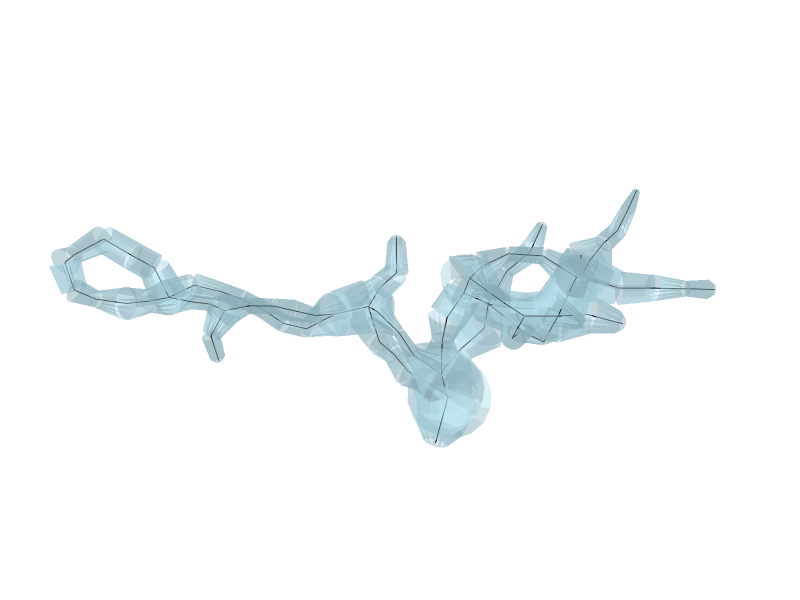

Write notebook code for a chart like this one.
### Markdown cell above
## Surface-area normalization

Scale radii so the morphology surface area matches the mesh, without overlap correction.

### Code cell
morph.scale_radii_to_match_mesh(
    mm.mesh, metric="surface_area", account_for_overlaps=False
)

swc_filepath = f"{swc_out_dir}/TS{spine_idx}_mel{mel_tag}_norm.swc"
morph.to_swc_file(swc_filepath)

swc_model = SWCModel.from_swc_file(swc_filepath)
swc_model.print_attributes(node_info=False, edge_info=False)
norm_fig: "go.Figure" = visualize_cable_3d(
    swc_model,
    slider=False,
    title="",
    width=800,
    height=600,
    show_axes=False,
    orientation="horizontal",
    camera=camera,
)
norm_filename = (
    f"{fig_out_dir}/TS{spine_idx}_mel{mel_tag}_" f"morph_norm.pdf"
)
norm_fig.write_image(
    norm_filename,
    format="pdf",
    engine="kaleido",
    width=600,
    height=450,
    scale=pdf_scale,
)
norm_fig.show()

print(swc_filepath)

### Figure 1 — Plotly figure (JSON) as saved in the notebook; plotly's stock layout.template omitted (floating-point values rounded to 4 significant figures; data arrays with more than 128 entries replaced by an {"elided": "..."} marker saying what was removed)
{"data": [{"color": "lightblue", "flatshading": true, "i": {"elided": "3232 int values"}, "j": {"elided": "3232 int values"}, "k": {"elided": "3232 int values"}, "name": "frusta", "opacity": 0.5, "type": "mesh3d", "x": {"elided": "3232 float values"}, "y": {"elided": "3232 float values"}, "z": {"elided": "3232 float values"}}, {"line": {"color": "black", "width": 2}, "mode": "lines", "name": "centroid", "type": "scatter3d", "x": {"elided": "303 float values"}, "y": {"elided": "303 float values"}, "z": {"elided": "303 float values"}}], "layout": {"height": 600, "margin": {"b": 0, "l": 0, "r": 0, "t": 40}, "scene": {"aspectmode": "data", "camera": {"eye": {"x": 0.5206, "y": -0.228, "z": 1.636}, "up": {"x": -0.1623, "y": -0.9831, "z": -0.08536}}, "xaxis": {"visible": false}, "yaxis": {"visible": false}, "zaxis": {"visible": false}}, "showlegend": false, "title": {"text": ""}, "width": 800}}
